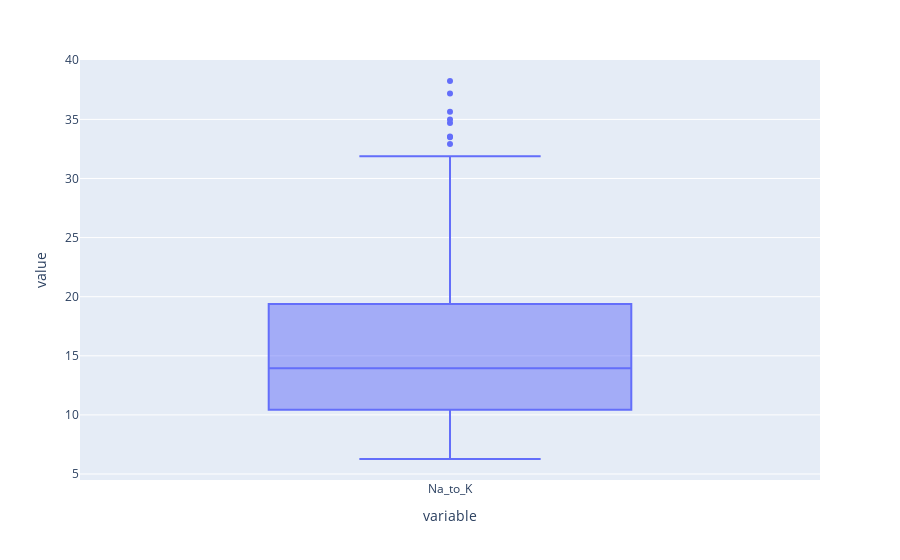

Notebook code for this chart:
### Markdown cell above
### Na_to_K Column

### Code cell
fig = px.box(df["Na_to_K"])
fig.show()

### Figure 1 — Plotly figure (JSON) as saved in the notebook; plotly's stock layout.template omitted (floating-point values rounded to 4 significant figures; data arrays with more than 128 entries replaced by an {"elided": "..."} marker saying what was removed)
{"data": [{"alignmentgroup": "True", "hovertemplate": "variable=%{x}<br>value=%{y}<extra></extra>", "legendgroup": "", "marker": {"color": "#636efa"}, "name": "", "notched": false, "offsetgroup": "", "orientation": "v", "showlegend": false, "type": "box", "x": {"elided": "200 str values"}, "x0": " ", "xaxis": "x", "y": {"elided": "200 float values"}, "y0": " ", "yaxis": "y"}], "layout": {"autosize": true, "boxmode": "group", "legend": {"tracegroupgap": 0}, "margin": {"t": 60}, "xaxis": {"anchor": "y", "autorange": true, "domain": [0, 1], "range": [-0.5, 0.5], "title": {"text": "variable"}, "type": "category"}, "yaxis": {"anchor": "x", "autorange": true, "domain": [0, 1], "range": [4.492, 40.02], "title": {"text": "value"}, "type": "linear"}}}
